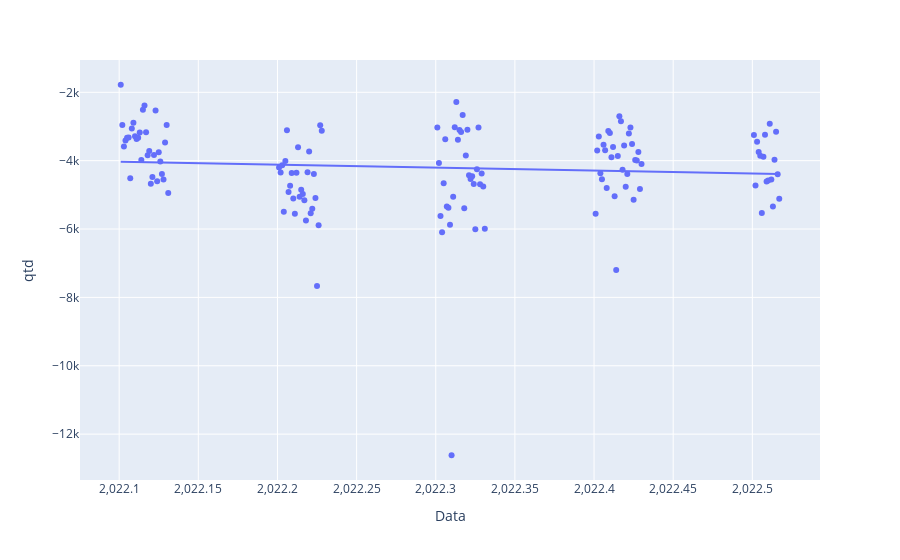

Notebook code for this chart:
### Code cell
import plotly.express as px
import os
import pandas  
 
#Changing the current working directory

df = pandas.read_json("VendaFINALGC.json")
df = df.copy()
 
categorical_col_updated = ['qtd','Data']
#bike = pandas.get_dummies(bike, columns = categorical_col_updated) 
 
#Separating the dependent and independent data variables into two data frames.
from sklearn.model_selection import train_test_split 
  
X =df.drop(['Data'],axis=1) 
Y = df['qtd']
 
#Building the Decision Tree Model on our dataset
from sklearn.tree import DecisionTreeRegressor
X_train, X_test, Y_train, Y_test = train_test_split(df, Y, test_size=0.2,random_state=0)

print (X_test.shape, Y_test.shape)
DT_model = DecisionTreeRegressor(max_depth=5).fit(X_train,Y_train)
DT_predict = DT_model.predict(X_test) #Predictions on Testing data
print(DT_predict)

#! pip install statsmodels

df =pandas.read_json("VendaFINALGC.json")
fig = px.scatter(df, x="Data", y="qtd", trendline="ols")
fig.show()

### Figure 1 — Plotly figure (JSON) as saved in the notebook; plotly's stock layout.template omitted (floating-point values rounded to 4 significant figures; data arrays with more than 128 entries replaced by an {"elided": "..."} marker saying what was removed)
{"data": [{"hovertemplate": "Data=%{x}<br>qtd=%{y}<extra></extra>", "legendgroup": "", "marker": {"color": "#636efa", "symbol": "circle"}, "mode": "markers", "name": "", "orientation": "v", "showlegend": false, "type": "scatter", "x": {"elided": "137 float values"}, "xaxis": "x", "y": {"elided": "137 int values"}, "yaxis": "y"}, {"hovertemplate": "<b>OLS trendline</b><br>qtd = -863.372 * Data + 1.74179e+06<br>R<sup>2</sup>=0.008675<br><br>Data=%{x}<br>qtd=%{y} <b>(trend)</b><extra></extra>", "legendgroup": "", "marker": {"color": "#636efa", "symbol": "circle"}, "mode": "lines", "name": "", "showlegend": false, "type": "scatter", "x": {"elided": "137 float values"}, "xaxis": "x", "y": {"elided": "137 float values"}, "yaxis": "y"}], "layout": {"legend": {"tracegroupgap": 0}, "margin": {"t": 60}, "xaxis": {"anchor": "y", "domain": [0, 1], "title": {"text": "Data"}}, "yaxis": {"anchor": "x", "domain": [0, 1], "title": {"text": "qtd"}}}}
